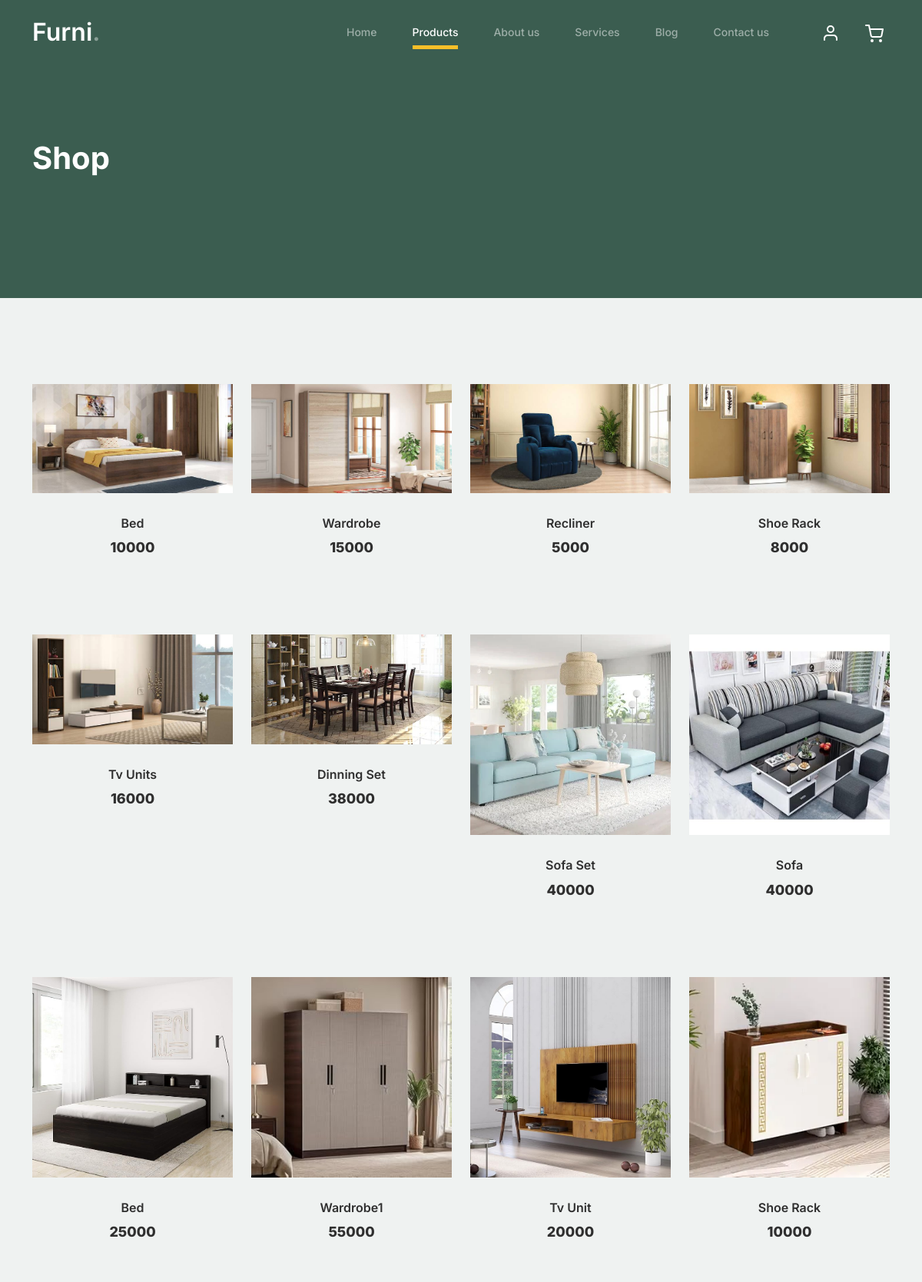
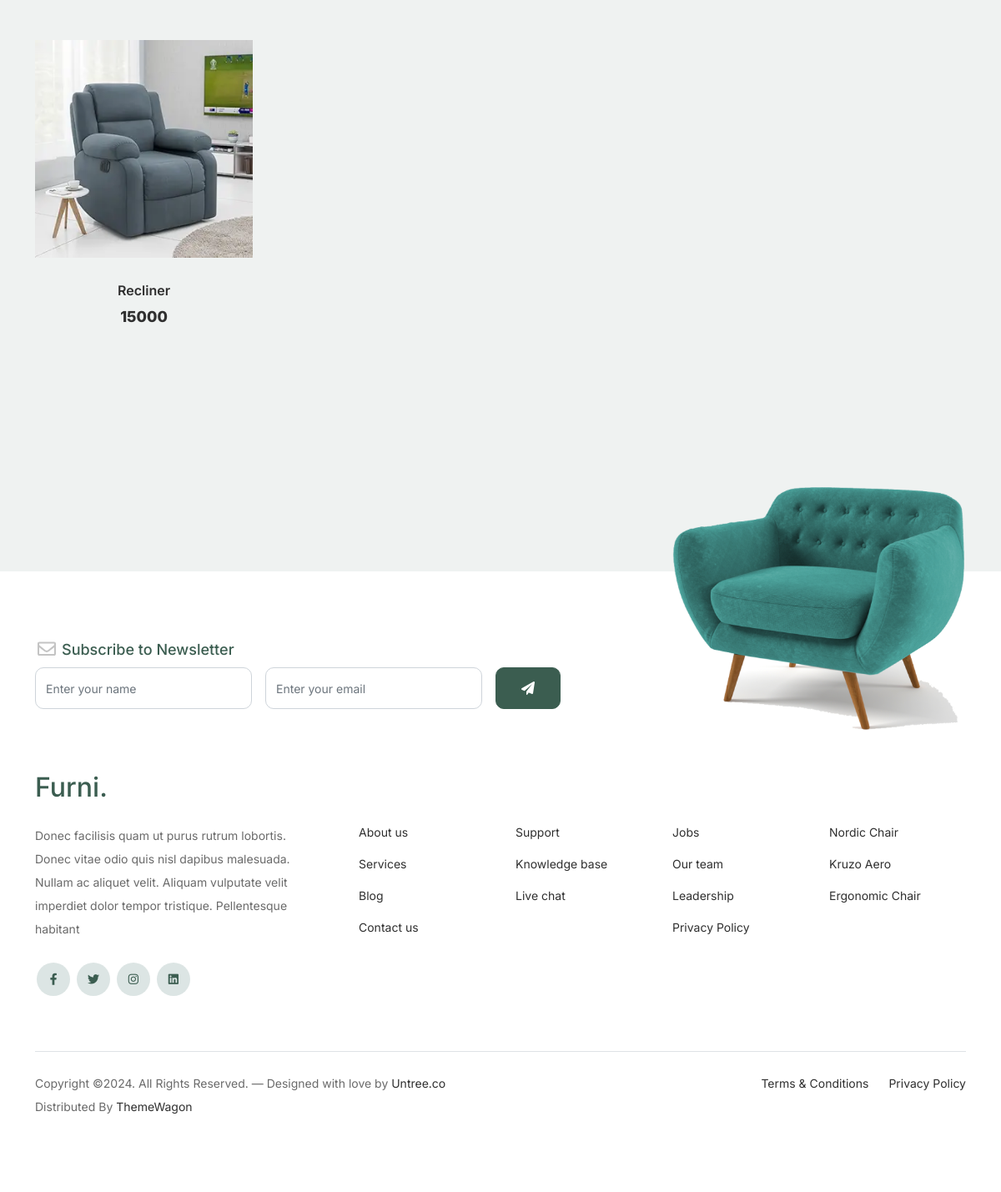
Page /products_page/ on the committed database (2 pictures, top to bottom).
### ShopApp/models.py (models this page shows)
class Product_Db(models.Model):
      Product_Category = models.CharField(max_length=100,null=True,blank=True)
      Product_Name     = models.CharField(max_length=100,null=True,blank=True)
      Quality          = models.CharField(max_length=100,null=True,blank=True)
      MRP              = models.IntegerField(null=True,blank=True)
      Description      = models.TextField(max_length=500,null=True,blank=True)
      Orgin            = models.CharField(max_length=100,null=True,blank=True)
      Manufacture      = models.CharField(max_length=100,null=True,blank=True)
      img1             = models.ImageField(upload_to="product_images",null=True,blank=True)
      img2             = models.ImageField(upload_to="product_images",null=True,blank=True)
      img3             = models.ImageField(upload_to="product_images",null=True,blank=True)

### WebApp/views.py (the view)
# urls.py: path('products_page/',views.products_page,name="products_page"),
def products_page(request):
    product = Product_Db.objects.all()
    return render(request, "Products.html", {'product': product})

### WebApp/templates/Products.html (shortened to what this page needs)
<!doctype html>
{% load static %}
<html lang="en">
<head>
		<link href="{% static 'home/css/bootstrap.min.css' %}" rel="stylesheet">
		<link href="https://cdnjs.cloudflare.com/ajax/libs/font-awesome/6.0.0-beta3/css/all.min.css" rel="stylesheet">
		<link href="{% static 'home/css/tiny-slider.css' %}" rel="stylesheet">
		<link href="{% static 'home/css/style.css' %}" rel="stylesheet">
	</head>
	<body>
		<nav class="custom-navbar navbar navbar navbar-expand-md navbar-dark bg-dark" arial-label="Furni navigation bar">
			<div class="container">
				<a class="navbar-brand" href="index.html">Furni<span>.</span></a>
				<div class="collapse navbar-collapse" id="navbarsFurni">
					<ul class="custom-navbar-nav navbar-nav ms-auto mb-2 mb-md-0">
						<li><a class="nav-link" href="index.html">Home</a></li>
						<li class="nav-item active">
							<a class="nav-link" href="{% url 'products_page' %}">Products</a>
						</li>
						<li><a class="nav-link" href="{% url 'about_page' %}">About us</a></li>
						<li><a class="nav-link" href="{% url 'service_page' %}">Services</a></li>
						<li><a class="nav-link" href="{% url 'blog_page' %}">Blog</a></li>
						<li><a class="nav-link" href="{% url 'contact_page' %}">Contact us</a></li>
					</ul>
					<ul class="custom-navbar-cta navbar-nav mb-2 mb-md-0 ms-5">
						  {% if request.session.Name %}
						<li><a class="nav-link" href="#"><img src="{% static 'home/images/user.svg' %}">Welcome {{request.session.Name}}</a></li>
						  {% else %}
						<li><a class="nav-link" href="{% url 'sign_in' %}"><img src="{% static 'home/images/user.svg' %}"></a></li>
						   {% endif %}
						<li><a class="nav-link" href="{% url 'cart_page' %}"><img src="{% static 'home/images/cart.svg' %}"></a></li>
					</ul>
				</div>
			</div>
		</nav>
			<div class="hero">
				<div class="container">
					<div class="row justify-content-between">
						<div class="col-lg-5">
							<div class="intro-excerpt">
								<h1>Shop</h1>
							</div>
						</div>
						<div class="col-lg-7">
						</div>
					</div>
				</div>
			</div>
		<div class="untree_co-section product-section before-footer-section">
		    <div class="container">
		      	<div class="row">
					{% for i in product %}
					<div class="col-12 col-md-4 col-lg-3 mb-5">
						<a class="product-item" href="{% url 'single_product' prod_id=i.id %}">
							<img src="{{i.img1.url}}" class="img-fluid product-thumbnail">
							<h3 class="product-title">{{i.Product_Name}}</h3>
							<strong class="product-price">{{i.MRP}}</strong>
						</a>
					</div>
					{% endfor %}
		      	</div>
		    </div>
		</div>
		<footer class="footer-section">
			<div class="container relative">
				<div class="sofa-img">
					<img src="{% static 'home/images/sofa.png' %}" alt="Image" class="img-fluid">
				</div>
				<div class="row">
					<div class="col-lg-8">
						<div class="subscription-form">
							<h3 class="d-flex align-items-center"><span class="me-1"><img src="{% static 'home/images/envelope-outline.svg' %}" alt="Image" class="img-fluid"></span><span>Subscribe to Newsletter</span></h3>
							<form action="#" class="row g-3">
								<div class="col-auto">
									<input type="text" class="form-control" placeholder="Enter your name">
								</div>
								<div class="col-auto">
									<input type="email" class="form-control" placeholder="Enter your email">
								</div>
								<div class="col-auto">
									<button class="btn btn-primary">
										<span class="fa fa-paper-plane"></span>
									</button>
								</div>
							</form>
						</div>
					</div>
				</div>
				<div class="row g-5 mb-5">
					<div class="col-lg-4">
						<div class="mb-4 footer-logo-wrap"><a href="#" class="footer-logo">Furni<span>.</span></a></div>
						<p class="mb-4">Donec facilisis quam ut purus rutrum lobortis. Donec vitae odio quis nisl dapibus malesuada. Nullam ac aliquet velit. Aliquam vulputate velit imperdiet dolor tempor tristique. Pellentesque habitant</p>
						<ul class="list-unstyled custom-social">
							<li><a href="#"><span class="fa fa-brands fa-facebook-f"></span></a></li>
							<li><a href="#"><span class="fa fa-brands fa-twitter"></span></a></li>
							<li><a href="#"><span class="fa fa-brands fa-instagram"></span></a></li>
							<li><a href="#"><span class="fa fa-brands fa-linkedin"></span></a></li>
						</ul>
					</div>
					<div class="col-lg-8">
						<div class="row links-wrap">
							<div class="col-6 col-sm-6 col-md-3">
								<ul class="list-unstyled">
									<li><a href="#">About us</a></li>
									<li><a href="#">Services</a></li>
									<li><a href="#">Blog</a></li>
									<li><a href="#">Contact us</a></li>
								</ul>
							</div>
							<div class="col-6 col-sm-6 col-md-3">
								<ul class="list-unstyled">
									<li><a href="#">Support</a></li>
									<li><a href="#">Knowledge base</a></li>
									<li><a href="#">Live chat</a></li>
								</ul>
							</div>
							<div class="col-6 col-sm-6 col-md-3">
								<ul class="list-unstyled">
									<li><a href="#">Jobs</a></li>
									<li><a href="#">Our team</a></li>
									<li><a href="#">Leadership</a></li>
									<li><a href="#">Privacy Policy</a></li>
								</ul>
							</div>
							<div class="col-6 col-sm-6 col-md-3">
								<ul class="list-unstyled">
									<li><a href="#">Nordic Chair</a></li>
									<li><a href="#">Kruzo Aero</a></li>
									<li><a href="#">Ergonomic Chair</a></li>
								</ul>
							</div>
						</div>
					</div>
				</div>
				<div class="border-top copyright">
					<div class="row pt-4">
						<div class="col-lg-6">
							<p class="mb-2 text-center text-lg-start">Copyright &copy;. All Rights Reserved. &mdash; Designed with love by <a href="https://untree.co">Untree.co</a>  Distributed By <a href="https://themewagon.com">ThemeWagon</a>
            </p>
						</div>
						<div class="col-lg-6 text-center text-lg-end">
							<ul class="list-unstyled d-inline-flex ms-auto">
								<li class="me-4"><a href="#">Terms &amp; Conditions</a></li>
								<li><a href="#">Privacy Policy</a></li>
							</ul>
						</div>
					</div>
				</div>
			</div>
		</footer>
	</body>
</html>

### rows in the picture
Product_Db: img1 (picture), Product_Name "Bed", MRP "10000"
Product_Db: img1 (picture), Product_Name "Wardrobe", MRP "15000"
Product_Db: img1 (picture), Product_Name "Recliner", MRP "5000"
Product_Db: img1 (picture), Product_Name "Shoe Rack", MRP "8000"
Product_Db: img1 (picture), Product_Name "Tv Units", MRP "16000"
Product_Db: img1 (picture), Product_Name "Dinning Set", MRP "38000"
Product_Db: img1 (picture), Product_Name "Sofa Set", MRP "40000"
Product_Db: img1 (picture), Product_Name "Sofa", MRP "40000"
Product_Db: img1 (picture), Product_Name "Bed", MRP "25000"
Product_Db: img1 (picture), Product_Name "Wardrobe1", MRP "55000"
Product_Db: img1 (picture), Product_Name "Tv Unit", MRP "20000"
Product_Db: img1 (picture), Product_Name "Shoe Rack", MRP "10000"
Product_Db: img1 (picture), Product_Name "Recliner", MRP "15000"
